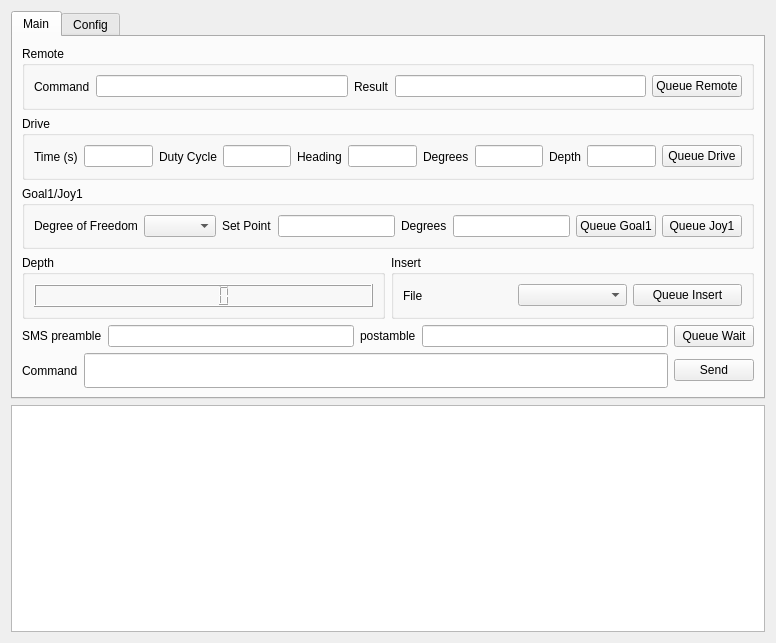
<?xml version="1.0" encoding="UTF-8"?>
<ui version="4.0">
 <class>MesobotPlugin</class>
 <widget class="QWidget" name="MesobotPlugin">
  <property name="geometry">
   <rect>
    <x>0</x>
    <y>0</y>
    <width>776</width>
    <height>643</height>
   </rect>
  </property>
  <property name="windowTitle">
   <string>Mesobot Control</string>
  </property>
  <layout class="QVBoxLayout" name="verticalLayout_3">
   <item>
    <widget class="QTabWidget" name="tabWidget">
     <property name="currentIndex">
      <number>0</number>
     </property>
     <widget class="QWidget" name="mainTab">
      <attribute name="title">
       <string>Main</string>
      </attribute>
      <layout class="QVBoxLayout" name="verticalLayout">
       <item>
        <widget class="QGroupBox" name="remoteGroupBox">
         <property name="title">
          <string>Remote</string>
         </property>
         <layout class="QHBoxLayout" name="horizontalLayout_3">
          <item>
           <widget class="QLabel" name="remoteCommandLabel">
            <property name="text">
             <string>Command</string>
            </property>
           </widget>
          </item>
          <item>
           <widget class="QLineEdit" name="remoteCommandLineEdit">
            <property name="readOnly">
             <bool>true</bool>
            </property>
           </widget>
          </item>
          <item>
           <widget class="QLabel" name="remoteComandResultLabel">
            <property name="text">
             <string>Result</string>
            </property>
           </widget>
          </item>
          <item>
           <widget class="QLineEdit" name="remoteCommandResultLineEdit"/>
          </item>
          <item>
           <widget class="QPushButton" name="queueRemotePushButton">
            <property name="text">
             <string>Queue Remote</string>
            </property>
           </widget>
          </item>
         </layout>
        </widget>
       </item>
       <item>
        <widget class="QGroupBox" name="driveGroupBox">
         <property name="title">
          <string>Drive</string>
         </property>
         <layout class="QHBoxLayout" name="horizontalLayout_5">
          <item>
           <widget class="QLabel" name="label_3">
            <property name="text">
             <string>Time (s)</string>
            </property>
           </widget>
          </item>
          <item>
           <widget class="QLineEdit" name="driveTimeLineEdit"/>
          </item>
          <item>
           <widget class="QLabel" name="label_2">
            <property name="text">
             <string>Duty Cycle</string>
            </property>
           </widget>
          </item>
          <item>
           <widget class="QLineEdit" name="driveDutyCycleLineEdit"/>
          </item>
          <item>
           <widget class="QLabel" name="label">
            <property name="text">
             <string>Heading</string>
            </property>
           </widget>
          </item>
          <item>
           <widget class="QLineEdit" name="driveHeadingLineEdit"/>
          </item>
          <item>
           <widget class="QLabel" name="label_10">
            <property name="text">
             <string>Degrees</string>
            </property>
           </widget>
          </item>
          <item>
           <widget class="QLineEdit" name="driveHeadingDegreesLineEdit"/>
          </item>
          <item>
           <widget class="QLabel" name="label_11">
            <property name="text">
             <string>Depth</string>
            </property>
           </widget>
          </item>
          <item>
           <widget class="QLineEdit" name="driveDepthLineEdit"/>
          </item>
          <item>
           <widget class="QPushButton" name="queueDrivePushButton">
            <property name="text">
             <string>Queue Drive</string>
            </property>
           </widget>
          </item>
         </layout>
        </widget>
       </item>
       <item>
        <widget class="QGroupBox" name="goalGroupBox">
         <property name="title">
          <string>Goal1/Joy1</string>
         </property>
         <layout class="QHBoxLayout" name="horizontalLayout_4">
          <item>
           <widget class="QLabel" name="label_5">
            <property name="text">
             <string>Degree of Freedom</string>
            </property>
           </widget>
          </item>
          <item>
           <widget class="QComboBox" name="goalDegreesOfFreedomComboBox"/>
          </item>
          <item>
           <widget class="QLabel" name="label_6">
            <property name="text">
             <string>Set Point</string>
            </property>
           </widget>
          </item>
          <item>
           <widget class="QLineEdit" name="goalSetPointLineEdit"/>
          </item>
          <item>
           <widget class="QLabel" name="label_7">
            <property name="text">
             <string>Degrees</string>
            </property>
           </widget>
          </item>
          <item>
           <widget class="QLineEdit" name="goalDegreesSetPointLineEdit"/>
          </item>
          <item>
           <widget class="QPushButton" name="queueGoalPushButton">
            <property name="text">
             <string>Queue Goal1</string>
            </property>
           </widget>
          </item>
          <item>
           <widget class="QPushButton" name="queueJoyPushButton">
            <property name="text">
             <string>Queue Joy1</string>
            </property>
           </widget>
          </item>
         </layout>
        </widget>
       </item>
       <item>
        <layout class="QHBoxLayout" name="depthAndInsertHorizontalLayout">
         <item>
          <widget class="QGroupBox" name="depthGroupBox">
           <property name="sizePolicy">
            <sizepolicy hsizetype="Minimum" vsizetype="Preferred">
             <horstretch>0</horstretch>
             <verstretch>0</verstretch>
            </sizepolicy>
           </property>
           <property name="title">
            <string>Depth</string>
           </property>
           <layout class="QHBoxLayout" name="horizontalLayout_2">
            <item>
             <widget class="QLCDNumber" name="depthLcdNumber"/>
            </item>
           </layout>
          </widget>
         </item>
         <item>
          <widget class="QGroupBox" name="insertGroupBox">
           <property name="title">
            <string>Insert</string>
           </property>
           <layout class="QHBoxLayout" name="horizontalLayout">
            <item>
             <widget class="QLabel" name="label_14">
              <property name="text">
               <string>File</string>
              </property>
             </widget>
            </item>
            <item>
             <widget class="QComboBox" name="insertFileComboBox"/>
            </item>
            <item>
             <widget class="QPushButton" name="queueInsertPushButton">
              <property name="text">
               <string>Queue Insert</string>
              </property>
             </widget>
            </item>
           </layout>
          </widget>
         </item>
        </layout>
       </item>
       <item>
        <layout class="QHBoxLayout" name="smsPreambleHorizontalLayout">
         <item>
          <widget class="QLabel" name="label_8">
           <property name="text">
            <string>SMS preamble</string>
           </property>
          </widget>
         </item>
         <item>
          <widget class="QLineEdit" name="smsPreambleLineEdit"/>
         </item>
         <item>
          <widget class="QLabel" name="label_9">
           <property name="text">
            <string>postamble</string>
           </property>
          </widget>
         </item>
         <item>
          <widget class="QLineEdit" name="smsPostambleLineEdit"/>
         </item>
         <item>
          <widget class="QPushButton" name="queueWaitPushButton">
           <property name="text">
            <string>Queue Wait</string>
           </property>
          </widget>
         </item>
        </layout>
       </item>
       <item>
        <layout class="QHBoxLayout" name="commandHorizontalLayout">
         <item>
          <widget class="QLabel" name="label_4">
           <property name="text">
            <string>Command</string>
           </property>
          </widget>
         </item>
         <item>
          <widget class="QLineEdit" name="commandLineEdit">
           <property name="font">
            <font>
             <family>Courier 10 Pitch</family>
             <pointsize>14</pointsize>
             <weight>75</weight>
             <bold>true</bold>
            </font>
           </property>
          </widget>
         </item>
         <item>
          <widget class="QPushButton" name="sendCommandPushButton">
           <property name="text">
            <string>Send</string>
           </property>
          </widget>
         </item>
        </layout>
       </item>
      </layout>
     </widget>
     <widget class="QWidget" name="configTab">
      <attribute name="title">
       <string>Config</string>
      </attribute>
      <layout class="QVBoxLayout" name="verticalLayout_2">
       <item>
        <layout class="QHBoxLayout" name="commandTopicHorizontalLayout">
         <item>
          <widget class="QLabel" name="commandTopicLabel">
           <property name="text">
            <string>Mesobot command topic (raw):</string>
           </property>
          </widget>
         </item>
         <item>
          <widget class="QLineEdit" name="commandTopicLineEdit">
           <property name="text">
            <string>/project11/drix_8/usbl_modem/send_raw</string>
           </property>
          </widget>
         </item>
        </layout>
       </item>
       <item>
        <layout class="QHBoxLayout" name="feedbackTopicHorizontalLayout">
         <item>
          <widget class="QLabel" name="feedbackTopicLabel">
           <property name="text">
            <string>Mesobot feedback topic:</string>
           </property>
          </widget>
         </item>
         <item>
          <widget class="QLineEdit" name="feedbackTopicLineEdit">
           <property name="text">
            <string>/project11/drix_8/usbl_modem/raw</string>
           </property>
          </widget>
         </item>
        </layout>
       </item>
       <item>
        <layout class="QHBoxLayout" name="poseTopicHorizontalLayout">
         <item>
          <widget class="QLabel" name="label_12">
           <property name="text">
            <string>Mesobot pose topic:</string>
           </property>
          </widget>
         </item>
         <item>
          <widget class="QLineEdit" name="poseTopicLineEdit"/>
         </item>
        </layout>
       </item>
       <item>
        <layout class="QHBoxLayout" name="namespaceHorizontalLayout">
         <item>
          <widget class="QLabel" name="label_15">
           <property name="text">
            <string>Mesobot namespace:</string>
           </property>
          </widget>
         </item>
         <item>
          <widget class="QLineEdit" name="namespaceLineEdit"/>
         </item>
        </layout>
       </item>
       <item>
        <spacer name="configTabVerticalSpacer">
         <property name="orientation">
          <enum>Qt::Vertical</enum>
         </property>
         <property name="sizeHint" stdset="0">
          <size>
           <width>20</width>
           <height>40</height>
          </size>
         </property>
        </spacer>
       </item>
      </layout>
     </widget>
    </widget>
   </item>
   <item>
    <widget class="QPlainTextEdit" name="feedbackPlainTextEdit">
     <property name="minimumSize">
      <size>
       <width>0</width>
       <height>200</height>
      </size>
     </property>
     <property name="readOnly">
      <bool>true</bool>
     </property>
    </widget>
   </item>
  </layout>
 </widget>
 <resources/>
 <connections/>
</ui>
